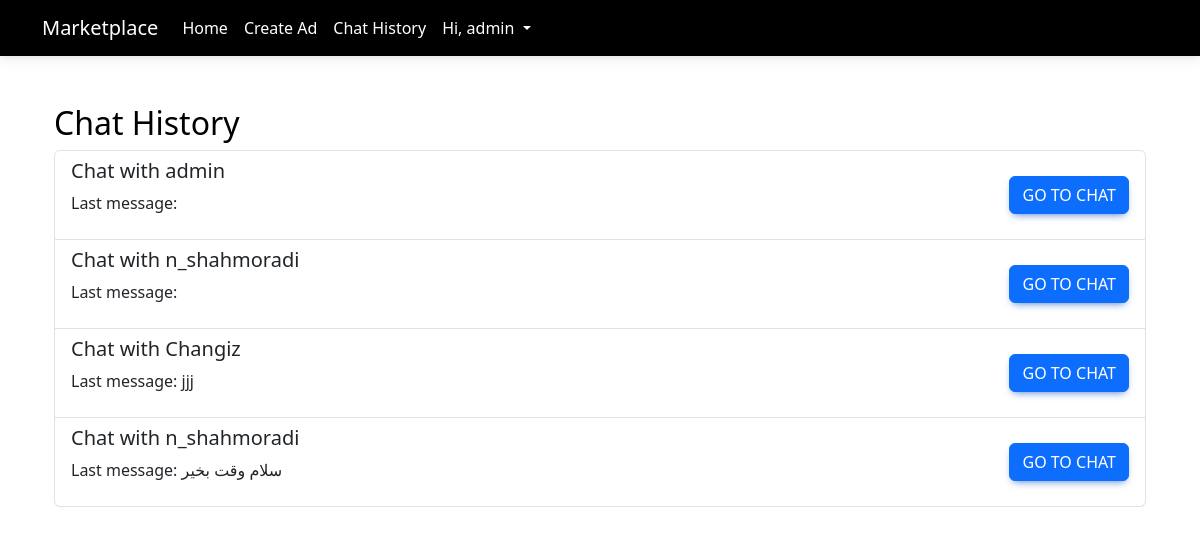
/chat-history/ (signed in), run on an earlier commit of the app's database.
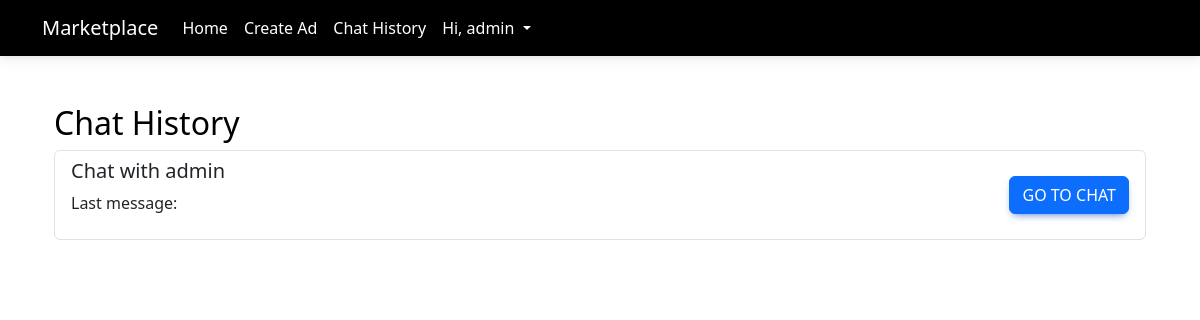
And on a later commit of the database.
### Main/models.py (models this page shows, shortened)
class Users(AbstractBaseUser, PermissionsMixin):
    id = models.AutoField(primary_key=True)
    username = models.CharField(_("username"),unique=True,max_length=50)
    email = models.EmailField(_("email address"), unique=True)
    is_staff = models.BooleanField(default=False)
    is_active = models.BooleanField(default=True)
    date_joined = models.DateTimeField(default=timezone.now)
    first_name = models.CharField(max_length=20)
    last_name = models.CharField(max_length=30, blank=True)
    phone_number = models.CharField(max_length=20)
    slug = models.SlugField(max_length=200, unique=True)
    USERNAME_FIELD = "username"
    REQUIRED_FIELDS = []
    objects = CustomUserManager()

class Room(models.Model):
    user1 = models.ForeignKey(
        settings.AUTH_USER_MODEL,
        related_name='user1_rooms',
        on_delete=models.CASCADE
    )
    user2 = models.ForeignKey(
        settings.AUTH_USER_MODEL,
        related_name='user2_rooms',
        on_delete=models.CASCADE
    )
    created_at = models.DateTimeField(auto_now_add=True)
    token = models.CharField(max_length=10, unique=True, blank=True, null=True)
    class Meta:
        unique_together = ('user1', 'user2')

class Message(models.Model):
    room = models.ForeignKey(Room, related_name='messages', on_delete=models.CASCADE)
    sender = models.ForeignKey( settings.AUTH_USER_MODEL,
                               related_name='messages',
                               on_delete=models.CASCADE
                               )
    content = models.TextField()
    timestamp = models.DateTimeField(auto_now_add=True)
    updated_at = models.DateTimeField(auto_now=True)

### Main/views.py (the view)
# urls.py: path('chat-history/', chat_history, name='chat_history'),
@login_required
def chat_history(request):
    rooms = Room.objects.filter(user1=request.user) | Room.objects.filter(user2=request.user)
    return render(request, 'Chat/chat_history.html', {'rooms': rooms})

### templates/Chat/chat_history.html
{% extends "base.html" %}
{% block content %}
<div class="container mt-5">
    <h2>Chat History</h2>
    <div class="list-group">
        {% if rooms %}
            {% for room in rooms %}
            <div class="list-group-item d-flex justify-content-between align-items-center">
                <div>
                    <h5>Chat with
                        {% if request.user == room.user1 %}
                            {{ room.user2.username }}
                        {% else %}
                            {{ room.user1.username }}
                        {% endif %}
                    </h5>
                    <p>Last message:
                        {% with room.messages.last as last_message %}
                            {{ last_message.content }}
                        {% endwith %}
                    </p>
                </div>
                <a href="{% url 'room_detail' token=room.token %}" class="btn btn-primary">Go to Chat</a>
            </div>
            {% endfor %}
        {% else %}
            <p>No chat history available.</p>
        {% endif %}
    </div>
</div>
{% endblock %}

### templates/base.html (shortened to what this page needs)
<!DOCTYPE html>
<html lang="en">
{% load static %}
<head>
    <link href="{% static 'css/all.min.css' %}" rel="stylesheet" />
    <link href="{% static 'css/google_css.css' %}" rel="stylesheet" />
    <link href="{% static 'css/mdb.min.css' %}" rel="stylesheet" />
    <link href="https://cdn.jsdelivr.net/npm/bootstrap@5.3.0-alpha1/dist/css/bootstrap.min.css" rel="stylesheet">
</head>
<body>
<nav class="navbar navbar-expand-lg navbar-dark navbar-custom">
    <div class="container">
        <a class="navbar-brand" href="{% url 'home' %}">Marketplace</a>
        <div class="collapse navbar-collapse" id="navbarSupportedContent">
            <ul class="navbar-nav me-auto mb-2 mb-lg-0">
                <li class="nav-item">
                    <a class="nav-link active" aria-current="page" href="{% url 'home' %}">Home</a>
                </li>
                {% if request.user.is_authenticated %}
                <li class="nav-item">
                    <a class="nav-link" href="{% url 'create_advertisement' %}">Create Ad</a>
                </li>
                <li class="nav-item">
                    <a class="nav-link" href="{% url 'chat_history' %}">Chat History</a>
                </li>
                <li class="nav-item dropdown">
                    <a class="nav-link dropdown-toggle" href="#" id="navbarDropdown" role="button" data-bs-toggle="dropdown" aria-expanded="false">
                        Hi, {{ user.username }}
                    </a>
                </li>
                {% endif %}
            </ul>
        </div>
    </div>
</nav>
<div class="container mt-4">
    {% block content %}
    {% endblock %}
</div>
</body>
</html>

### templates/base.html (style rules this page uses)
body { background-color: #fff; color: #000; }
.navbar-custom { background-color: #000; }
.navbar-custom .navbar-brand, .navbar-custom .nav-link { color: #fff; }

What changed in the data, as far as the page shows it:
removed Room: user2.username "n_shahmoradi"
removed Room: user1.username "Changiz", messages.last.content "jjj"
removed Room: user1.username "n_shahmoradi", messages.last.content "سلام وقت بخیر"
